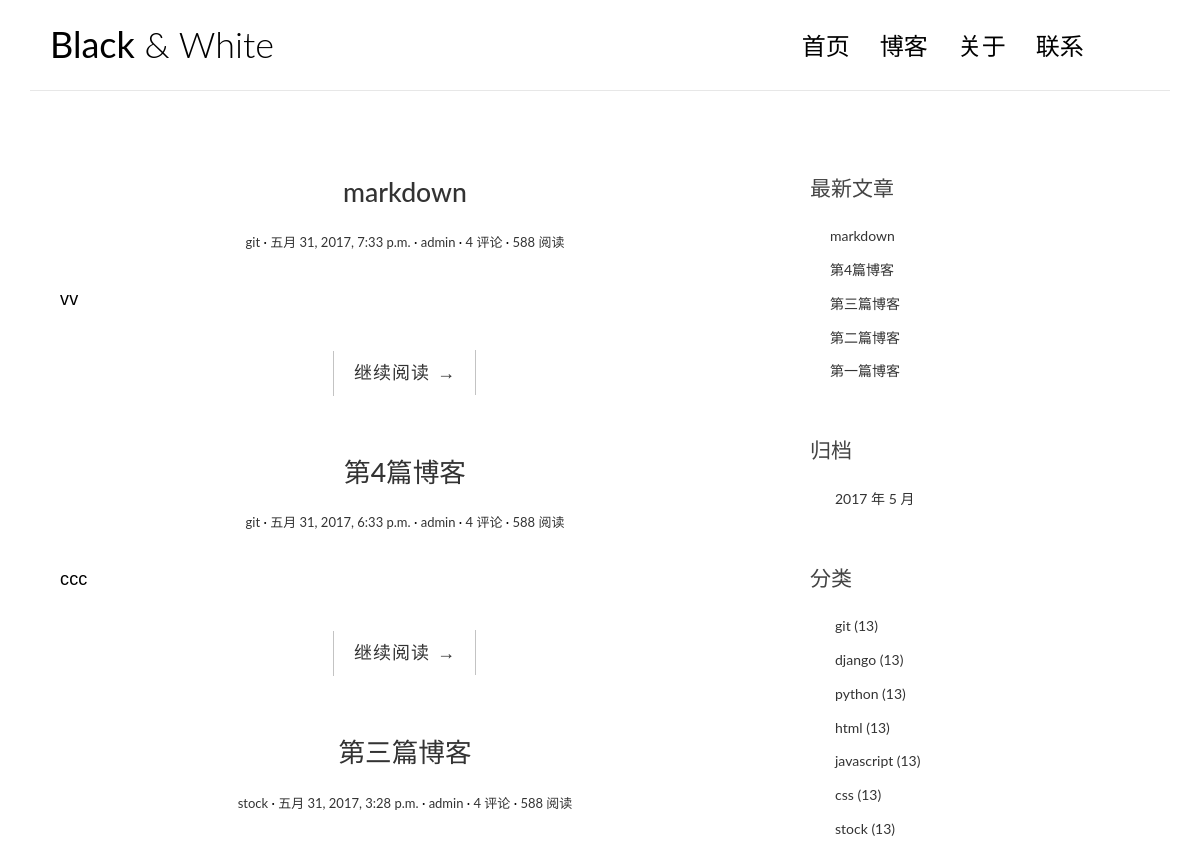
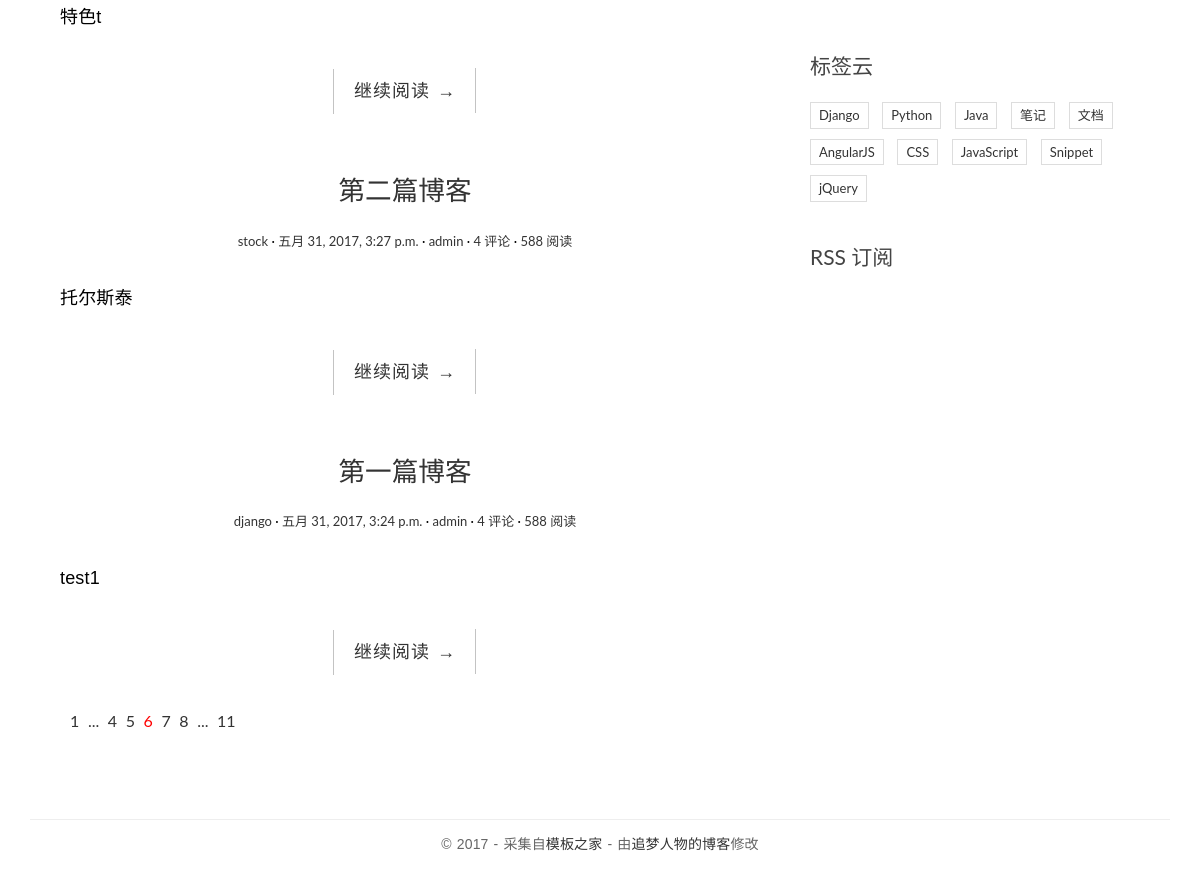
/, run on an earlier commit of the app's database (2 pictures, top to bottom).
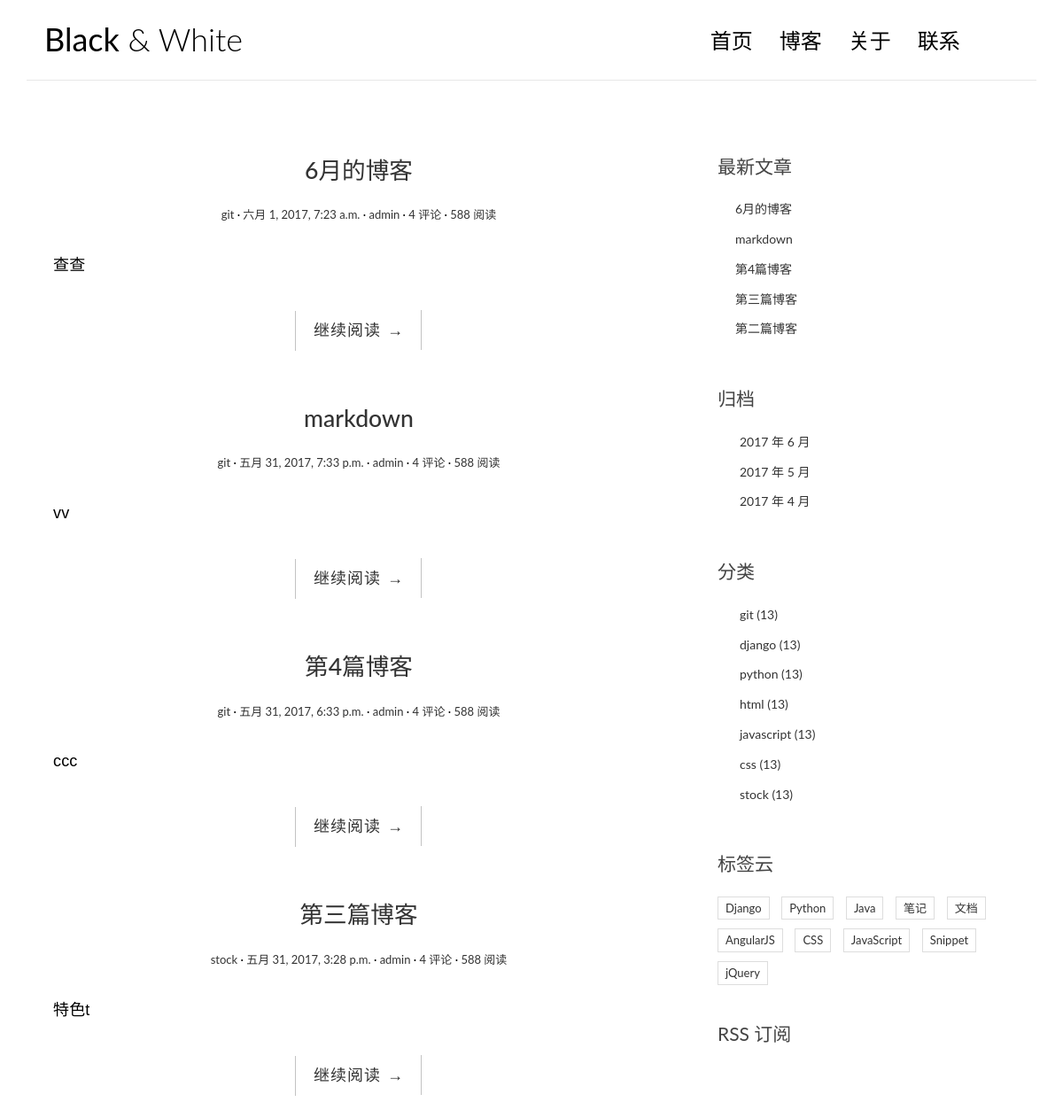
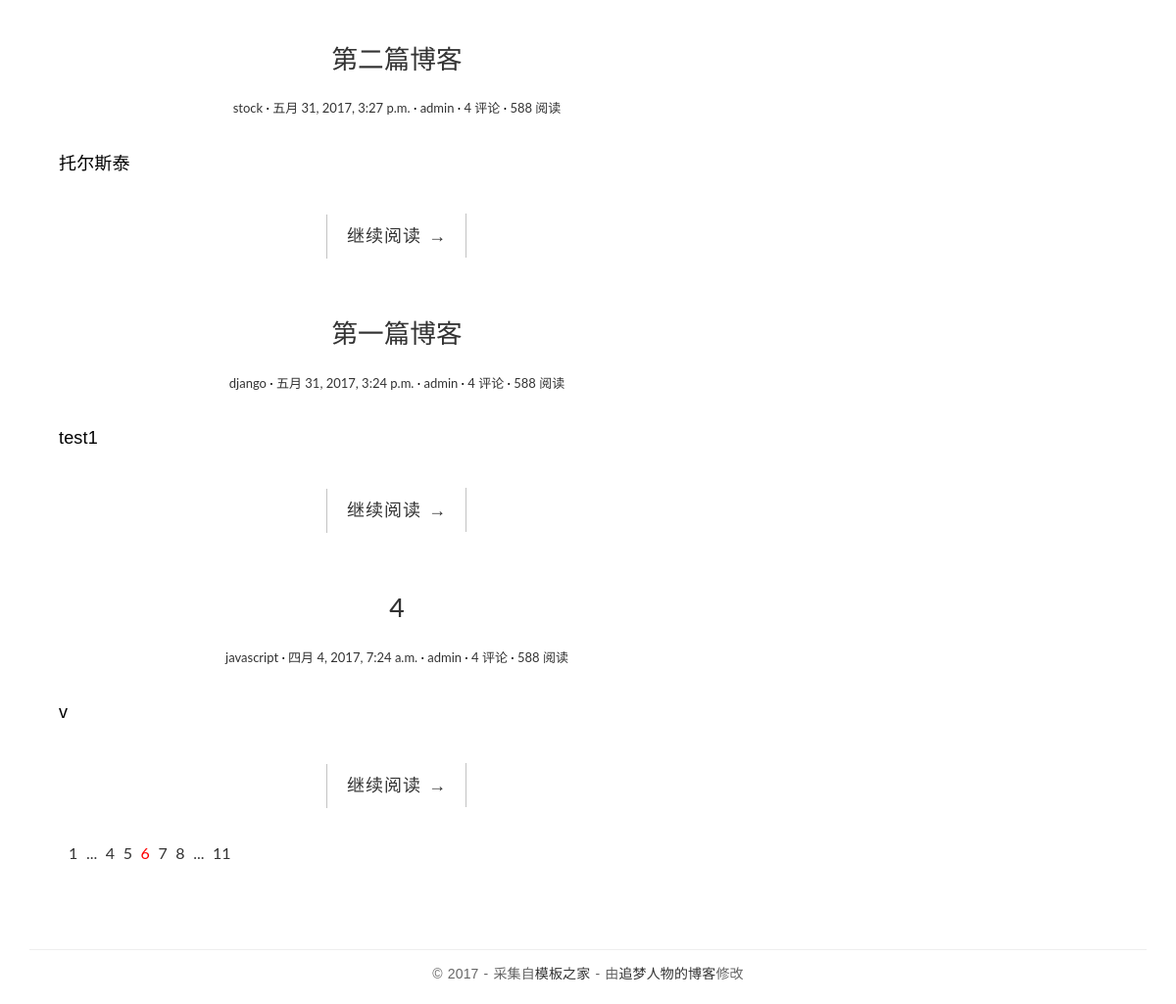
And on a later commit of the database (2 pictures, top to bottom).
### blog/models.py (models this page shows, shortened)
@python_2_unicode_compatible
class Post(models.Model):
    title = models.CharField(max_length=70)
    body = models.TextField()
    created_time = models.DateTimeField()
    modified_time = models.DateTimeField()
    excerpt = models.CharField(max_length=200, blank=True)
    category = models.ForeignKey(Category)
    tags = models.ManyToManyField(Tag, blank=True)
    author = models.ForeignKey(User)
    def get_absolute_url(self):
        return reverse('blog:detail', kwargs={'pk': self.pk})

@python_2_unicode_compatible
class Category(models.Model):
    name = models.CharField(max_length=100)

### blog/views.py (the view)
# urls.py: url(r'^$',views.index,name='index'),
def index(request):
    post_list = Post.objects.all().order_by('-created_time')
    return render(request, 'blog/index.html', context={'post_list': post_list})

### blog/templatetags/blog_tags.py (called while the page is built)
@register.simple_tag
def get_recent_posts(nums=5):
    return Post.objects.all().order_by('-created_time')[:nums]

@register.simple_tag
def archives():
    return Post.objects.dates('created_time','month',order='DESC')

@register.simple_tag
def get_categories():
    return Category.objects.all()

### templates/blog/index.html
{% extends 'base.html' %}
{% block main %}
    {% for post in post_list %}
        <article class="post post-{{ post.pk }}">
            <header class="entry-header">
                <h1 class="entry-title">
                    <a href="{{ post.get_absolute_url }}">{{ post.title }}</a>
                </h1>
                <div class="entry-meta">
                    <span class="post-category"><a href="#">{{ post.category.name }}</a></span>
                    <span class="post-date"><a href="#"><time class="entry-date"
                                                              datetime="{{ post.created_time }}">{{ post.created_time }}</time></a></span>
                    <span class="post-author"><a href="#">{{ post.author }}</a></span>
                    <span class="comments-link"><a href="#">4 评论</a></span>
                    <span class="views-count"><a href="#">588 阅读</a></span>
                </div>
            </header>
            <div class="entry-content clearfix">
                <p>{{ post.excerpt }}</p>
                <div class="read-more cl-effect-14">
                    <a href="{{ post.get_absolute_url }}" class="more-link">继续阅读 <span class="meta-nav">→</span></a>
                </div>
            </div>
        </article>
    {% empty %}
        <div class="no-post">暂时还没有发布的文章！</div>
    {% endfor %}
    <div class="pagination">
        <ul>
            <li><a href="">1</a></li>
            <li><a href="">...</a></li>
            <li><a href="">4</a></li>
            <li><a href="">5</a></li>
            <li class="current"><a href="">6</a></li>
            <li><a href="">7</a></li>
            <li><a href="">8</a></li>
            <li><a href="">...</a></li>
            <li><a href="">11</a></li>
        </ul>
    </div>
{% endblock main %}

### templates/base.html (shortened to what this page needs)
{% load staticfiles %}
{% load blog_tags %}
<!DOCTYPE html>
<html>
<head>
    <link rel="stylesheet" href="http://code.ionicframework.com/ionicons/2.0.1/css/ionicons.min.css">
    <link rel="stylesheet" href="{% static 'blog/css/bootstrap.min.css' %}">
    <link rel="stylesheet" href="{% static 'blog/css/pace.css' %}">
    <link rel="stylesheet" href="{% static 'blog/css/custom.css' %}">
    <link rel="stylesheet" href="{% static 'blog/css/highlights/github.css' %}">
</head>
<body>
<div class="container">
    <header id="site-header">
        <div class="row">
            <div class="col-md-4 col-sm-5 col-xs-8">
                <div class="logo">
                    <h1><a href="index.html"><b>Black</b> &amp; White</a></h1>
                </div>
            </div>
            <div class="col-md-8 col-sm-7 col-xs-4">
                <nav class="main-nav" role="navigation">
                    <div class="collapse navbar-collapse" id="bs-example-navbar-collapse-1">
                        <ul class="nav navbar-nav navbar-right">
                            <li class="cl-effect-11"><a href="index.html" data-hover="首页">首页</a></li>
                            <li class="cl-effect-11"><a href="full-width.html" data-hover="博客">博客</a></li>
                            <li class="cl-effect-11"><a href="about.html" data-hover="关于">关于</a></li>
                            <li class="cl-effect-11"><a href="contact.html" data-hover="联系">联系</a></li>
                        </ul>
                    </div>
                </nav>
            </div>
        </div>
    </header>
</div>
<div class="content-body">
    <div class="container">
        <div class="row">
            <main class="col-md-8">
                {% block main %}
                {% endblock main %}
            </main>
            <aside class="col-md-4">
                <div class="widget widget-recent-posts">
                    <h3 class="widget-title">最新文章</h3>
                    {% get_recent_posts as recent_post_list %}
                    <ul>
                        {% for post in recent_post_list %}
                            <li>
                                <a href="{{ post.get_absolute_url }}">{{ post.title }}</a>
                            </li>
                        {% empty %}
                            暂无文章！
                        {% endfor %}
                    </ul>
                </div>
                <div class="widget widget-archives">
                    <h3 class="widget-title">归档</h3>
                    {% archives as date_list %}
                    <ul>
                        {% for date in date_list %}
                            <li>
                                <a href="{% url 'blog:archives' date.year date.month %}">{{ date.year }}
                                    年 {{ date.month }} 月</a>
                            </li>
                        {% empty %}
                            暂无归档！
                        {% endfor %}
                    </ul>
                </div>
                <div class="widget widget-category">
                    <h3 class="widget-title">分类</h3>
                    {% get_categories as category_list %}
                    <ul>
                        {% for category in category_list %}
                            <li>
                                <a href="{% url 'blog:category' category.pk %}">{{ category.name }} <span
                                        class="post-count">(13)</span></a>
                            </li>
                        {% empty %}
                            暂无分类！
                        {% endfor %}
                    </ul>
                </div>
                <div class="widget widget-tag-cloud">
                    <h3 class="widget-title">标签云</h3>
                    <ul>
                        <li>
                            <a href="#">Django</a>
                        </li>
                        <li>
                            <a href="#">Python</a>
                        </li>
                        <li>
                            <a href="#">Java</a>
                        </li>
                        <li>
                            <a href="#">笔记</a>
                        </li>
                        <li>
                            <a href="#">文档</a>
                        </li>
                        <li>
                            <a href="#">AngularJS</a>
                        </li>
                        <li>
                            <a href="#">CSS</a>
                        </li>
                        <li>
                            <a href="#">JavaScript</a>
                        </li>
                        <li>
                            <a href="#">Snippet</a>
                        </li>
                        <li>
                            <a href="#">jQuery</a>
                        </li>
                    </ul>
                </div>
                <div class="rss">
                    <a href=""> RSS 订阅</a>
                </div>
            </aside>
        </div>
    </div>
</div>
<footer id="site-footer">
    <div class="container">
        <div class="row">
            <div class="col-md-12">
                <p class="copyright">&copy 2017 - 采集自<a href="http://www.cssmoban.com/"
                                                        target="_blank" title="模板之家">模板之家</a>
                    - 由<a href="http://zmrenwu.com/" title="网页模板" target="_blank">追梦人物的博客</a>修改
                </p>
            </div>
        </div>
    </div>
</footer>
</body>
</html>

### blog/static/blog/css/custom.css (style rules this page uses)
* { outline: none; }
h1, h2, h3, h4, h5, h6 { margin-top: 0; }
b { font-weight: 400; }
a { color: #333; }
body { color: #444; font-family: 'Lato', sans-serif; }
p { font-family: 'Ubuntu', sans-serif; font-weight: 400; word-spacing: 1px; letter-spacing: 0.01em; }
#site-header { background-color: #FFF; padding: 25px 20px; margin-bottom: 40px; border-bottom: 1px solid #e7e7e7; }
.logo h1 a { color: #000; }
.logo h1 { margin: 0; font-family: 'Lato', sans-serif; font-weight: 300; }
.main-nav { margin-top: 11px; max-width: 95%; }
.main-nav a { color: #000000 !important; padding: 0 0 5px 0 !important; margin-right: 30px; font-family: 'Lato', sans-serif; font-weight: 300; font-size: 24px; }
.cl-effect-11 a { padding: 10px 0; color: #0972b4; text-shadow: none; }
.cl-effect-11 a::before { position: absolute; top: 0; left: 0; overflow: hidden; padding: 0 0 5px 0 !important; max-width: 0; border-bottom: 1px solid #000; color: #000; content: attr(data-hover); white-space: nowrap; -webkit-transition: max-width 0.5s; -moz-transition: max-width 0.5s; transition: max-width 0.5s; }
.content-body { padding-bottom: 4em; }
.post { background: #fff; padding: 30px 30px 0; }
.entry-title { text-align: center; font-size: 1.9em; margin-bottom: 20px; line-height: 1.6; padding: 10px 20px 0; }
.entry-meta { text-align: center; color: #DDDDDD; font-size: 13px; margin-bottom: 30px; }
.entry-content { font-size: 18px; line-height: 1.9; font-weight: 300; color: #000; }
.post-category::after, .post-date::after, .post-author::after, .comments-link::after { content: ' ·'; color: #000; }
.read-more { font-family: 'Ubuntu', sans-serif; font-weight: 400; word-spacing: 1px; letter-spacing: 0.01em; text-align: center; margin-top: 20px; }
.cl-effect-14 a { padding: 0 20px; height: 45px; line-height: 45px; position: relative; display: inline-block; margin: 15px 25px; letter-spacing: 1px; font-weight: 400; text-shadow: 0 0 1px rgba(255, 255, 255, 0.3); }
.cl-effect-14 a::before, .cl-effect-14 a::after { position: absolute; width: 45px; height: 1px; background: #C3C3C3; content: ''; -webkit-transition: all 0.3s; -moz-transition: all 0.3s; transition: all 0.3s; pointer-events: none; }
.cl-effect-14 a::before { top: 0; left: 0; -webkit-transform: rotate(90deg); -moz-transform: rotate(90deg); transform: rotate(90deg); -webkit-transform-origin: 0 0; -moz-transform-origin: 0 0; transform-origin: 0 0; }
.cl-effect-14 a::after { right: 0; bottom: 0; -webkit-transform: rotate(90deg); -moz-transform: rotate(90deg); transform: rotate(90deg); -webkit-transform-origin: 100% 0; -moz-transform-origin: 100% 0; transform-origin: 100% 0; }
.widget { background: #fff; padding: 30px 0 0; }
.widget-title { font-size: 1.5em; margin-bottom: 20px; line-height: 1.6; padding: 10px 0 0; font-weight: 400; }
.widget-recent-posts ul { padding: 0; margin: 0; padding-left: 20px; }
.widget-recent-posts ul li { list-style-type: none; position: relative; line-height: 170%; margin-bottom: 10px; }
.widget-recent-posts ul li::before { content: '\f3d3'; font-family: "Ionicons"; position: absolute; left: -17px; top: 3px; font-size: 16px; color: #000; }
.widget-archives ul { padding: 0; margin: 0; padding-left: 25px; }
.widget-archives ul li { list-style-type: none; position: relative; line-height: 170%; margin-bottom: 10px; }
.widget-archives ul li::before { content: '\f3f3'; font-family: "Ionicons"; position: absolute; left: -25px; top: 1px; font-size: 16px; color: #000; }
.widget-category ul { padding: 0; margin: 0; padding-left: 25px; }
.widget-category ul li { list-style-type: none; position: relative; line-height: 170%; margin-bottom: 10px; }
.widget-category ul li::before { content: '\f3fe'; font-family: "Ionicons"; position: absolute; left: -25px; top: 1px; font-size: 18px; color: #000; }
.widget-tag-cloud ul { padding: 0; margin: 0; margin-right: -10px; }
.widget-tag-cloud ul li { list-style-type: none; font-size: 13px; display: inline-block; margin-right: 10px; margin-bottom: 10px; padding: 3px 8px; border: 1px solid #ddd; }
.rss { font-size: 21px; margin-top: 30px; }
.rss a { color: #444; }
#site-footer { padding-top: 10px; padding: 0 0 1.5em 0; }
.copyright { text-align: center; padding-top: 1em; margin: 0; border-top: 1px solid #eee; color: #666; }
.pagination ul { list-style: none; }
.pagination ul li { display: inline-block; font-size: 16px; margin-right: 5px; }
.current a { color: red; }

What changed in the data, as far as the page shows it:
no longer on one of the page's lists (row unchanged): Post: title "第一篇博客"
added Post: title "6月的博客", category.name "git", created_time "六月 1, 2017, 7:23 a.m.", author "admin", excerpt "查查"
added Post: title "4", category.name "javascript", created_time "四月 4, 2017, 7:24 a.m.", author "admin", excerpt "v", shown under "& White"
Also different on the page:
new list line: "2017 年 6 月"
new list line: "2017 年 4 月"
